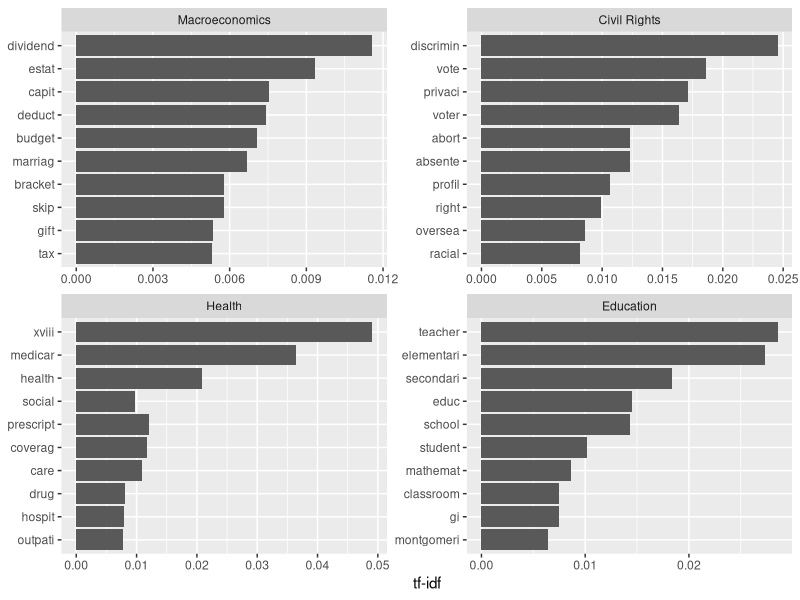

Reproduce this figure in R.
library(tidyverse) # for tidy data analysis
library(tidytext)
library(tm)
library(caret)

congress = read.csv("../datasets/congress_bills_dataset.csv", header=T)
congress = mutate(congress, text = as.character(text))

congress_tokens = unnest_tokens(congress, output = word, input = text)
# remove numbers
congress_tokens = filter(congress_tokens, !str_detect(word, "^[0-9]*$"))
# remove stop words
congress_tokens = anti_join(congress_tokens, stop_words)
# stem the words
congress_tokens = mutate(congress_tokens, word = SnowballC::wordStem(word))

 # create a document-term matrix with all features and tf weighting
 # you can ignore the warning
congress_dtm = count(congress_tokens, ID, word)
congress_dtm = cast_dtm(congress_dtm, document = ID, term = word, value = n)

# remove any tokens that are missing from more than 99% of the documents in the corpus	   
congress_dtm = removeSparseTerms(congress_dtm, sparse = .99)

#Before building a fancy schmancy statistical model, we can first investigate if there are 
# certain terms or tokens associated with each major topic category. 

#We can do this purely with tidytext tools: we directly calculate the tf-idf for each term 
# treating each major topic code as the document, rather than the individual bill. 



#To calculate tf-idf directly in the data frame, first we count() the frequency each token 
#appears in bills from each major topic code, then use bind_tf_idf() 
#to calculate the tf-idf for each token in each topic:
congress_tfidf = count(congress_tokens, major, word)
congress_tfidf =  bind_tf_idf(congress_tfidf, 
	                         term = word, 
							 document = major, 
							 n = n
							)

# sort the data frame 
plot_congress = arrange(congress_tfidf, desc(tf_idf))
# and convert word to a factor column
plot_congress = mutate(plot_congress, word = factor(word, levels = rev(unique(word))))

plot_congress = filter(plot_congress, major %in% c(1, 2, 3, 6))
plot_congress = mutate(plot_congress, major = factor(major, levels = c(1, 2, 3, 6), labels = c("Macroeconomics", "Civil Rights",
                                      "Health", "Education")))
plot_congress = group_by(plot_congress, major)
plot_congress = top_n(plot_congress, 10)
plot_congress = ungroup(plot_congress)

ggplot(plot_congress, aes(word, tf_idf)) + geom_col() + labs(x = NULL, y = "tf-idf") + facet_wrap(~major, scales = "free") + coord_flip()


model_data = cbind.data.frame(as.matrix(congress_dtm), as.factor(congress$major))
number_of_cols = ncol(model_data)
colnames(model_data) = c(colnames(model_data)[1:(number_of_cols-1)], "major")

index = createDataPartition(model_data$major, p = 0.7, list = FALSE)
train_data = model_data[index, ]
test_data  = model_data[-index, ]

# this runs quickly
congress_rf = train(major ~ ., data = train_data, 
	                method = "rf", ntree = 200, 
					trControl = trainControl(method = "oob"))

# this takes a long time to run but uses cross fold validation to the model
#congress_rf = train(major ~ ., data = train_data, method = "rf", ntree = 200, trControl = trainControl(method = "repeatedcv", number = 5, repeats = 3, savePredictions = TRUE, verboseIter = FALSE))
congress_rf$finalModel
confusionMatrix(predict(congress_rf, test_data), test_data$major)
  
